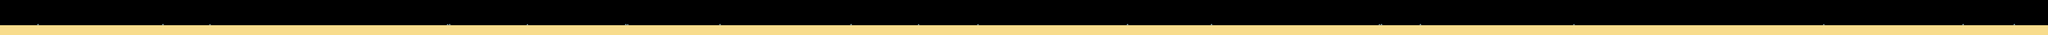

Tiled map render using the project's own tile images. Description and the map definition, with tile-layer contents summarised, below:
An orthogonal 1000x25 tile map with 52x36 px tiles, 1 tile layer (ground).

<map version="1.2" tiledversion="1.3.2" orientation="orthogonal" renderorder="right-down" compressionlevel="-1" width="1000" height="25" tilewidth="52" tileheight="36" infinite="0" nextlayerid="2" nextobjectid="1">
 <tileset firstgid="1" name="beach_tiles_52x36" tilewidth="52" tileheight="36" tilecount="4" columns="2">
  <image source="beach_tiles_52x36.png" width="104" height="72" />
 </tileset>
 <layer id="1" name="ground" width="1000" height="25">
  <data>[25000 cells, 7021 non-empty, 4 distinct tile ids]</data>
 </layer>
</map>
